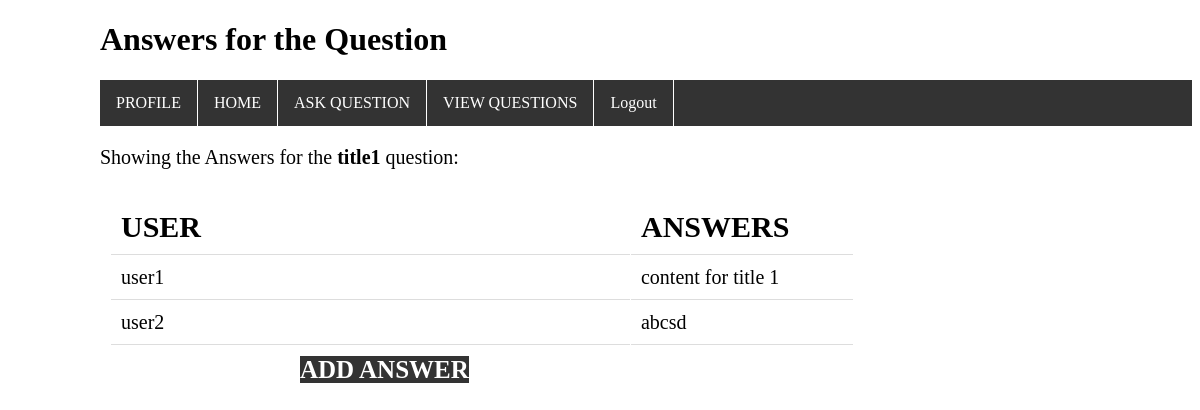
Page /showtopic.php?topic_id=1 on the committed database.
### tables this page shows
CREATE TABLE `topics` (
  `topic_id` int(100) NOT NULL,
  `topic_title` varchar(150) NOT NULL,
  `topic_owner` varchar(150) NOT NULL
);

CREATE TABLE `posts` (
  `post_id` int(100) NOT NULL,
  `topic_id` int(100) NOT NULL,
  `post_text` varchar(150) NOT NULL,
  `post_owner` varchar(150) NOT NULL
);

### showtopic.php (the view, shortened to what this page needs)
<?php
include('db.php');
$topic_id= $_GET['topic_id'];
$verify_topic="SELECT `topic_title` FROM `topics` WHERE `topic_id` = '$topic_id'";
$query=mysqli_query($con,$verify_topic);
if(mysqli_num_rows($query) <1){
    $display_block="<p><em>You have selected an Invalid topic
    Please <a href=\"home1.php\">try again</a>.</em><p>";
}
else{
    $topic_Arr=mysqli_fetch_array($query);
    $topic_title=$topic_Arr['topic_title'];
    $get_answers="SELECT `post_id`, `post_text`, `post_owner` FROM `posts` WHERE `topic_id`='$topic_id'";
    $answer_query=mysqli_query($con,$get_answers);
    $display_block="
    <p class=\"title\">Showing the Answers for the <strong>$topic_title</strong> question:</p>
    <table width=80% cellpadding=3 cellspacing=1 border=1>
    <tr>
    <th>USER</th>
    <th>ANSWERS</th>
    </tr>";
    while($answers=mysqli_fetch_array($answer_query)){
        $post_text= nl2br(stripslashes($answers['post_text']));
        $post_user=stripslashes($answers['post_owner']);
        $display_block .="
        <tr>
        <td width=25% >$post_user</td>
        <td width=75% >$post_text</td>
        </tr>";
    }
    $display_block .= "</td>
    </table>";
}
?>
<!DOCTYPE html>
<html>
    <head>
        <link rel="stylesheet" href="css/show.css">
    </head>
    <body>
        <h1>Answers for the Question</h1>
        <div class ="na">
            <ul>
            <li><a href="prof.php" >PROFILE</a></li>
            <li><a href="home1.php">HOME</a></li>
            <li><a href="ask question.html">ASK QUESTION</a></li>
            <li><a href="View All.php">VIEW QUESTIONS</a></li>
            <li><a class="logout" href="login.html?logout='1'" >Logout</a></li>
            </ul>
        </div>
        <?php echo $display_block; ?>
        <a class="add" href="reply.html"><strong> ADD ANSWER </strong></a>
    </body>
</html>

### css/show.css (style rules this page uses)
body { margin-left: 100px; }
.na ul { list-style-type: none; margin: 0; padding: 0; overflow: hidden; background-color: #333; }
.na li { float: left; border-right: 1px solid white; }
.na li a { display: block; color: white; text-align: center; padding: 14px 16px; text-decoration: none; }
table, th, td { border: none; width: 70%; padding: 10px; }
th { text-align: left; font-size: 30px; border-bottom: 1px solid #ddd; }
td { font-size: 20px; border-bottom: 1px solid #ddd; }
.title { margin-top: 20px; font-size: 20px; }
.add { text-decoration: none; background-color: #333; color: white; font-size: 25px; margin-left: 200px; text-decoration: none; }

### rows in the picture
topics: topic_title "title1"
posts: post_owner "user1", post_text "content for title 1"
posts: post_owner "user2", post_text "abcsd"
